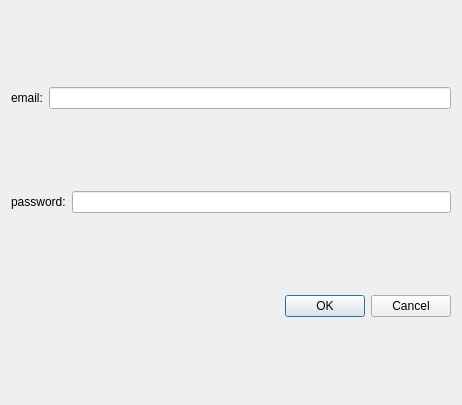
<?xml version="1.0" encoding="UTF-8"?>
<ui version="4.0">
 <class>login_dialog</class>
 <widget class="QDialog" name="login_dialog">
  <property name="geometry">
   <rect>
    <x>0</x>
    <y>0</y>
    <width>462</width>
    <height>405</height>
   </rect>
  </property>
  <property name="windowTitle">
   <string>Dialog</string>
  </property>
  <layout class="QVBoxLayout" name="verticalLayout">
   <item>
    <layout class="QHBoxLayout" name="horizontalLayout">
     <item>
      <widget class="QLabel" name="email_lbl">
       <property name="text">
        <string>email:</string>
       </property>
      </widget>
     </item>
     <item>
      <widget class="QLineEdit" name="email_edt"/>
     </item>
    </layout>
   </item>
   <item>
    <layout class="QHBoxLayout" name="horizontalLayout_2">
     <item>
      <widget class="QLabel" name="pswrd_lbl">
       <property name="text">
        <string>password:</string>
       </property>
      </widget>
     </item>
     <item>
      <widget class="QLineEdit" name="pswrd_edt"/>
     </item>
    </layout>
   </item>
   <item>
    <widget class="QDialogButtonBox" name="buttonBox">
     <property name="orientation">
      <enum>Qt::Orientation::Horizontal</enum>
     </property>
     <property name="standardButtons">
      <set>QDialogButtonBox::StandardButton::Cancel|QDialogButtonBox::StandardButton::Ok</set>
     </property>
     <property name="centerButtons">
      <bool>false</bool>
     </property>
    </widget>
   </item>
  </layout>
 </widget>
 <resources/>
 <connections/>
</ui>
